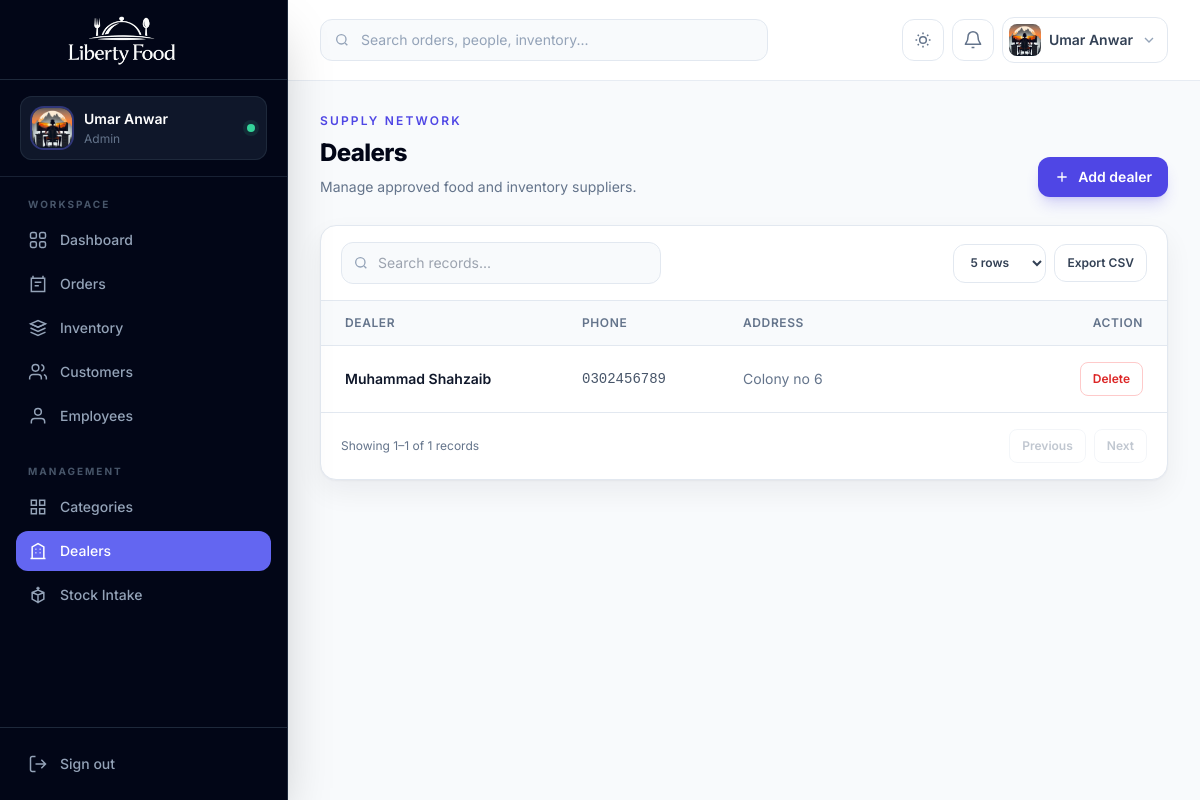
Page /dealers/ (signed in) on the committed database.
### accounts/models.py (models this page shows, shortened)
class CustomUser(AbstractUser):
    email = models.EmailField(unique=True)
    ROLE_CHOICES = (
        ('admin', 'Admin'),
        ('employee', 'Employee'),
        ('customer', 'Customer'),
    )
    role = models.CharField(
        max_length=20,
        choices=ROLE_CHOICES,
        default='customer'
    )
    phone = models.CharField(
        max_length=15,
        blank=True,
        null=True
    )
    profile_image = models.ImageField(
        upload_to='profiles/',
        blank=True,
        null=True
    )

### core_app/models.py (models this page shows, shortened)
class Dealer(models.Model):
    name = models.CharField(max_length=200)
    phone = models.CharField(max_length=20)
    address = models.TextField()

### core_app/views.py (the view)
# urls.py: path('dealers/', views.dealer_list, name='dealer_list'),
@admin_required
def dealer_list(request):
    return render(request, "dealer_list.html", {
        "dealers": Dealer.objects.all()
    })

### accounts/decoraters.py (called while the page is built)
def is_admin(user):
    return user.is_authenticated and (user.is_superuser or user.role == "admin")

def role_required(*roles):
    def decorator(view_func):
        @login_required
        @wraps(view_func)
        def wrapper(request, *args, **kwargs):
            if is_admin(request.user) or request.user.role in roles:
                return view_func(request, *args, **kwargs)
            raise PermissionDenied("You do not have permission to access this page.")
        return wrapper
    return decorator

### templates/dealer_list.html (shortened to what this page needs)
{% extends "base.html" %}
{% block content %}
<section class="mb-7 flex flex-col gap-4 sm:flex-row sm:items-end sm:justify-between"><div><p class="text-xs font-semibold uppercase tracking-[.18em] text-indigo-600 dark:text-indigo-400">Supply network</p><h1 class="mt-2 text-2xl font-extrabold tracking-tight text-slate-950 dark:text-white">Dealers</h1><p class="mt-2 text-sm text-slate-500">Manage approved food and inventory suppliers.</p></div><a href="{% url 'add_dealer' %}" class="inline-flex items-center justify-center gap-2 rounded-xl bg-indigo-600 px-4 py-2.5 text-sm font-semibold text-white shadow-lg shadow-indigo-600/20 hover:bg-indigo-700"><svg class="h-4 w-4" viewBox="0 0 24 24" fill="none" stroke="currentColor" stroke-width="2"><path d="M12 5v14M5 12h14"/></svg> Add dealer</a></section>
<section class="overflow-hidden rounded-2xl border border-slate-200 bg-white shadow-soft dark:border-slate-800 dark:bg-slate-900"><div class="overflow-x-auto"><table class="min-w-full divide-y divide-slate-200 dark:divide-slate-800"><thead class="bg-slate-50 dark:bg-slate-800/50"><tr><th class="px-6 py-3.5 text-left text-xs font-semibold uppercase tracking-wider text-slate-500">Dealer</th><th class="px-6 py-3.5 text-left text-xs font-semibold uppercase tracking-wider text-slate-500">Phone</th><th class="px-6 py-3.5 text-left text-xs font-semibold uppercase tracking-wider text-slate-500">Address</th><th class="px-6 py-3.5 text-right text-xs font-semibold uppercase tracking-wider text-slate-500">Action</th></tr></thead><tbody class="divide-y divide-slate-100 dark:divide-slate-800">{% for dealer in dealers %}<tr class="hover:bg-slate-50 dark:hover:bg-slate-800/40"><td class="whitespace-nowrap px-6 py-4 text-sm font-semibold text-slate-900 dark:text-white">{{ dealer.name }}</td><td class="whitespace-nowrap px-6 py-4 font-mono text-sm text-slate-600 dark:text-slate-300">{{ dealer.phone }}</td><td class="min-w-64 px-6 py-4 text-sm text-slate-500">{{ dealer.address|default:"—" }}</td><td class="px-6 py-4 text-right"><a href="{% url 'delete_dealer' dealer.id %}" onclick="return confirm('Are you sure you want to delete this dealer?');" class="inline-flex rounded-lg border border-red-200 px-3 py-2 text-xs font-semibold text-red-600 hover:bg-red-50 dark:border-red-900 dark:text-red-400">Delete</a></td></tr>{% empty %}<tr><td colspan="4" class="px-6 py-16 text-center text-sm text-slate-500">No dealers found.</td></tr>{% endfor %}</tbody></table></div></section>
{% endblock %}

### templates/base.html (shortened to what this page needs)
{% load static %}
<!DOCTYPE html>
<html lang="en" class="h-full scroll-smooth">
<head>
  <script src="https://cdn.tailwindcss.com"></script>
</head>
<body class="h-full bg-slate-50 font-sans text-slate-700 antialiased dark:bg-slate-950 dark:text-slate-300">
  <aside id="sidebar" class="fixed inset-y-0 left-0 z-50 flex w-72 -translate-x-full flex-col border-r border-slate-800 bg-slate-950 text-slate-300 shadow-2xl transition-transform duration-300 lg:translate-x-0">
    <div class="flex h-20 items-center gap-3 border-b border-slate-800 px-5">
      <a href="{% url 'home' %}" class="block h-16 w-52" aria-label="Liberty Food home">
        <img src="{% static 'liberty-food-logo-cropped.png' %}" alt="Liberty Food" class="h-full w-full object-contain">
      </a>
    </div>
    <div class="border-b border-slate-800/80 px-5 py-4">
      <div class="flex items-center gap-3 rounded-xl bg-slate-900 px-3 py-3 ring-1 ring-inset ring-slate-800">
        {% if request.user.profile_image %}
          <img src="{{ request.user.profile_image.url }}" alt="{{ request.user.username }}" class="h-10 w-10 rounded-xl object-cover ring-2 ring-indigo-500/40">
        {% else %}
          <div class="flex h-10 w-10 items-center justify-center rounded-xl bg-indigo-500/15 text-sm font-bold uppercase text-indigo-300 ring-1 ring-inset ring-indigo-500/30">
            {{ request.user.username|slice:":1" }}
          </div>
        {% endif %}
        <div class="min-w-0">
          <p class="truncate text-sm font-semibold text-white">{{ request.user.get_full_name|default:request.user.username }}</p>
          <p class="mt-0.5 truncate text-xs capitalize text-slate-500">{{ request.user.role|default:"Team member" }}</p>
        </div>
        <span class="ml-auto h-2 w-2 rounded-full bg-emerald-400 ring-4 ring-emerald-400/10" title="Online"></span>
      </div>
    </div>
    <nav class="flex-1 overflow-y-auto px-4 py-5" aria-label="Primary navigation">
      <p class="mb-2 px-3 text-[10px] font-bold uppercase tracking-[.2em] text-slate-600">Workspace</p>
      <div class="space-y-1">
        <a href="{% url 'home' %}" class="nav-link flex items-center gap-3 rounded-xl px-3 py-2.5 text-sm font-medium transition {% if request.resolver_match.url_name == 'home' %}bg-indigo-500 text-white shadow-lg shadow-indigo-950/30{% else %}text-slate-400 hover:bg-slate-900 hover:text-white{% endif %}">
          <svg class="h-5 w-5" viewBox="0 0 24 24" fill="none" stroke="currentColor" stroke-width="1.8"><rect x="3" y="3" width="7" height="7" rx="2"/><rect x="14" y="3" width="7" height="7" rx="2"/><rect x="3" y="14" width="7" height="7" rx="2"/><rect x="14" y="14" width="7" height="7" rx="2"/></svg>
          Dashboard
        </a>
        {% if request.user.role == 'admin' or request.user.is_superuser %}<a href="{% url 'order_list' %}" class="nav-link flex items-center gap-3 rounded-xl px-3 py-2.5 text-sm font-medium transition {% if 'order' in request.resolver_match.url_name %}bg-indigo-500 text-white shadow-lg shadow-indigo-950/30{% else %}text-slate-400 hover:bg-slate-900 hover:text-white{% endif %}">
          <svg class="h-5 w-5" viewBox="0 0 24 24" fill="none" stroke="currentColor" stroke-width="1.8"><path d="M6 2v4M18 2v4M4 5h16v16H4z"/><path d="M8 10h8M8 14h5"/></svg>
          Orders
        </a>
        <a href="{% url 'fooditem_list' %}" class="nav-link flex items-center gap-3 rounded-xl px-3 py-2.5 text-sm font-medium transition {% if 'fooditem' in request.resolver_match.url_name or request.resolver_match.url_name == 'food_quantity' %}bg-indigo-500 text-white shadow-lg shadow-indigo-950/30{% else %}text-slate-400 hover:bg-slate-900 hover:text-white{% endif %}">
          <svg class="h-5 w-5" viewBox="0 0 24 24" fill="none" stroke="currentColor" stroke-width="1.8"><path d="m3 7 9-4 9 4-9 4-9-4Z"/><path d="m3 7 9 4 9-4M3 12l9 4 9-4M3 17l9 4 9-4"/></svg>
          Inventory
        </a>
        <a href="{% url 'customer_list' %}" class="nav-link flex items-center gap-3 rounded-xl px-3 py-2.5 text-sm font-medium transition {% if 'customer' in request.resolver_match.url_name %}bg-indigo-500 text-white shadow-lg shadow-indigo-950/30{% else %}text-slate-400 hover:bg-slate-900 hover:text-white{% endif %}">
          <svg class="h-5 w-5" viewBox="0 0 24 24" fill="none" stroke="currentColor" stroke-width="1.8"><path d="M16 21v-2a4 4 0 0 0-4-4H6a4 4 0 0 0-4 4v2"/><circle cx="9" cy="7" r="4"/><path d="M22 21v-2a4 4 0 0 0-3-3.87M16 3.13a4 4 0 0 1 0 7.75"/></svg>
          Customers
        </a>
        <a href="{% url 'employee_list' %}" class="nav-link flex items-center gap-3 rounded-xl px-3 py-2.5 text-sm font-medium transition {% if 'employee' in request.resolver_match.url_name or 'salary' in request.resolver_match.url_name %}bg-indigo-500 text-white shadow-lg shadow-indigo-950/30{% else %}text-slate-400 hover:bg-slate-900 hover:text-white{% endif %}">
          <svg class="h-5 w-5" viewBox="0 0 24 24" fill="none" stroke="currentColor" stroke-width="1.8"><path d="M20 21v-2a4 4 0 0 0-4-4H8a4 4 0 0 0-4 4v2"/><circle cx="12" cy="7" r="4"/></svg>
          Employees
        </a>{% endif %}
      </div>
      {% if request.user.role == 'admin' or request.user.is_superuser %}<p class="mb-2 mt-7 px-3 text-[10px] font-bold uppercase tracking-[.2em] text-slate-600">Management</p>
      <div class="space-y-1">
        <a href="{% url 'category_list' %}" class="nav-link flex items-center gap-3 rounded-xl px-3 py-2.5 text-sm font-medium transition {% if 'category' in request.resolver_match.url_name %}bg-indigo-500 text-white{% else %}text-slate-400 hover:bg-slate-900 hover:text-white{% endif %}">
          <svg class="h-5 w-5" viewBox="0 0 24 24" fill="none" stroke="currentColor" stroke-width="1.8"><path d="M4 4h6v6H4zM14 4h6v6h-6zM4 14h6v6H4zM14 14h6v6h-6z"/></svg>
          Categories
        </a>
        <a href="{% url 'dealer_list' %}" class="nav-link flex items-center gap-3 rounded-xl px-3 py-2.5 text-sm font-medium transition {% if 'dealer' in request.resolver_match.url_name %}bg-indigo-500 text-white{% else %}text-slate-400 hover:bg-slate-900 hover:text-white{% endif %}">
          <svg class="h-5 w-5" viewBox="0 0 24 24" fill="none" stroke="currentColor" stroke-width="1.8"><path d="M3 21h18M5 21V7l7-4 7 4v14M9 10h1M14 10h1M9 14h1M14 14h1"/></svg>
          Dealers
        </a>
        <a href="{% url 'food_quantity' %}" class="nav-link flex items-center gap-3 rounded-xl px-3 py-2.5 text-sm font-medium transition {% if request.resolver_match.url_name == 'food_quantity' %}bg-indigo-500 text-white{% else %}text-slate-400 hover:bg-slate-900 hover:text-white{% endif %}">
          <svg class="h-5 w-5" viewBox="0 0 24 24" fill="none" stroke="currentColor" stroke-width="1.8"><path d="M12 22V12M5 9l7 3 7-3M5 9l7-3 7 3v8l-7 4-7-4V9Z"/><path d="M12 2v4M10 4h4"/></svg>
          Stock Intake
        </a>
      </div>{% endif %}
    </nav>
    <div class="border-t border-slate-800 p-4">
      <a href="{% url 'logout' %}" class="flex items-center gap-3 rounded-xl px-3 py-2.5 text-sm font-medium text-slate-400 transition hover:bg-red-500/10 hover:text-red-400">
        <svg class="h-5 w-5" viewBox="0 0 24 24" fill="none" stroke="currentColor" stroke-width="1.8"><path d="M9 21H5a2 2 0 0 1-2-2V5a2 2 0 0 1 2-2h4M16 17l5-5-5-5M21 12H9"/></svg>
        Sign out
      </a>
    </div>
  </aside>
  <div id="app-main" class="min-h-full transition-all duration-300 lg:ml-72">
    <header id="topbar" class="sticky top-0 z-30 border-b border-slate-200/80 bg-white/90 backdrop-blur-xl dark:border-slate-800 dark:bg-slate-950/85">
      <div class="flex h-20 items-center gap-3 px-4 sm:px-6 lg:px-8">
        {% if request.user.role == 'admin' or request.user.is_superuser %}<form method="GET" action="{% url 'global_search' %}" class="relative hidden w-full max-w-md md:block">
          <input type="search" name="q" placeholder="Search orders, people, inventory..." class="w-full rounded-xl border border-slate-200 bg-slate-50 py-2.5 pl-10 pr-4 text-sm text-slate-900 outline-none transition placeholder:text-slate-400 focus:border-indigo-500 focus:ring-4 focus:ring-indigo-500/10 dark:border-slate-800 dark:bg-slate-900 dark:text-white">
        </form>{% endif %}
        <div class="ml-auto flex items-center gap-2">
          <button id="theme-toggle" type="button" class="rounded-xl border border-slate-200 p-2.5 text-slate-500 transition hover:border-indigo-200 hover:bg-indigo-50 hover:text-indigo-600 dark:border-slate-800 dark:text-slate-400 dark:hover:border-indigo-900 dark:hover:bg-indigo-950/50 dark:hover:text-indigo-400" aria-label="Toggle color theme">
            <svg class="h-5 w-5 dark:hidden" viewBox="0 0 24 24" fill="none" stroke="currentColor" stroke-width="1.8"><path d="M12 3v2M12 19v2M3 12h2M19 12h2M5.64 5.64l1.42 1.42M16.94 16.94l1.42 1.42M18.36 5.64l-1.42 1.42M7.06 16.94l-1.42 1.42"/><circle cx="12" cy="12" r="4"/></svg>
          </button>
          <div class="relative">
            <button id="notification-trigger" type="button" class="relative rounded-xl border border-slate-200 p-2.5 text-slate-500 transition hover:bg-slate-50 dark:border-slate-800 dark:text-slate-400 dark:hover:bg-slate-900" aria-label="Notifications" aria-expanded="false">
              <svg class="h-5 w-5" viewBox="0 0 24 24" fill="none" stroke="currentColor" stroke-width="1.8"><path d="M18 8a6 6 0 0 0-12 0c0 7-3 7-3 9h18c0-2-3-2-3-9M13.7 21h-3.4"/></svg>
            </button>
          </div>
          <div class="relative">
            <button id="profile-trigger" type="button" class="flex items-center gap-2 rounded-xl border border-slate-200 bg-white p-1.5 pr-2.5 transition hover:bg-slate-50 dark:border-slate-800 dark:bg-slate-900 dark:hover:bg-slate-800" aria-expanded="false">
              {% if request.user.profile_image %}
                <img src="{{ request.user.profile_image.url }}" alt="" class="h-8 w-8 rounded-lg object-cover">
              {% else %}
                <span class="flex h-8 w-8 items-center justify-center rounded-lg bg-indigo-100 text-xs font-bold uppercase text-indigo-700 dark:bg-indigo-500/15 dark:text-indigo-300">{{ request.user.username|slice:":1" }}</span>
              {% endif %}
              <span class="hidden max-w-32 truncate text-sm font-semibold text-slate-700 dark:text-slate-200 sm:block">{{ request.user.get_full_name|default:request.user.username }}</span>
              <svg class="hidden h-4 w-4 text-slate-400 sm:block" viewBox="0 0 24 24" fill="none" stroke="currentColor" stroke-width="2"><path d="m6 9 6 6 6-6"/></svg>
            </button>
          </div>
        </div>
      </div>
    </header>
    <main class="px-4 py-6 sm:px-6 lg:px-8 lg:py-8">
      <div class="mx-auto max-w-[1600px]">
        {% block content %}{% endblock %}
      </div>
    </main>
  </div>
</body>
</html>

### templates/base.html (style rules this page uses)
* { scrollbar-width: thin; scrollbar-color: #94a3b8 transparent; }
.nav-link svg, .action-icon svg { pointer-events: none; }

### rows in the picture
CustomUser: user.profile_image (picture), user.get_full_name "Umar Anwar", user.role "Admin"
Dealer: name "Muhammad Shahzaib", phone "0302456789", address "Colony no 6"
